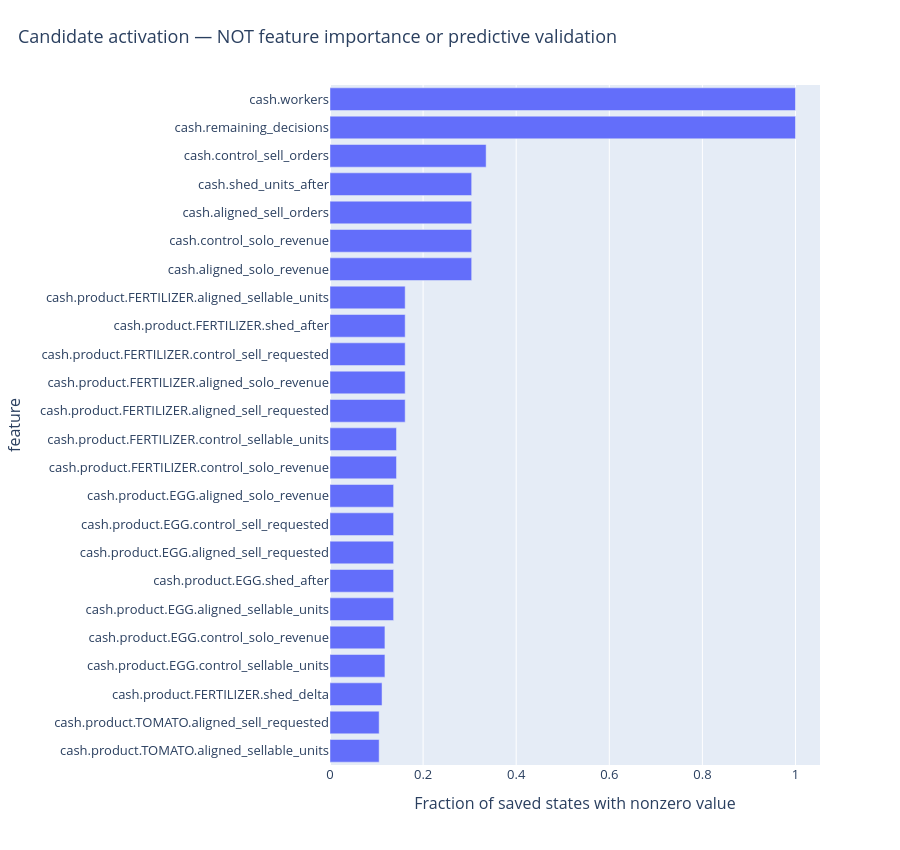

The cell this chart's notebook holds for it:
### Markdown cell above
### 9 · Activation, not feature importance
Constant or highly redundant fields can be useful accounting invariants but are not evidence of predictive contribution. A learned scorer has not been fitted. The worker-domain restriction of the old callback also remains; the separate workforce extractor does not remove it from the agent.

### Code cell
figures[5].show()
display(Markdown('**Research remains open.** ' + ' '.join(report['limitations'])))

### Figure 1 — Plotly figure (JSON) as saved in the notebook; plotly's stock layout.template omitted (floating-point values rounded to 4 significant figures)
{"data": [{"customdata": [[3], [3], [6], [4], [5], [4], [4], [4], [4], [5], [10], [7], [7], [11], [7], [7], [7], [22], [22], [6], [12], [6], [23], [4]], "hovertemplate": "Fraction of saved states with nonzero value=%{x}<br>feature=%{y}<br>distinct_values=%{customdata[0]}<extra></extra>", "legendgroup": "", "marker": {"color": "#636efa", "pattern": {"shape": ""}}, "name": "", "orientation": "h", "showlegend": false, "textposition": "auto", "type": "bar", "x": [0.1056, 0.1056, 0.1118, 0.118, 0.118, 0.1366, 0.1366, 0.1366, 0.1366, 0.1366, 0.1429, 0.1429, 0.1615, 0.1615, 0.1615, 0.1615, 0.1615, 0.3043, 0.3043, 0.3043, 0.3043, 0.3354, 1.0, 1.0], "xaxis": "x", "y": ["cash.product.TOMATO.aligned_sellable_units", "cash.product.TOMATO.aligned_sell_requested", "cash.product.FERTILIZER.shed_delta", "cash.product.EGG.control_sellable_units", "cash.product.EGG.control_solo_revenue", "cash.product.EGG.aligned_sellable_units", "cash.product.EGG.shed_after", "cash.product.EGG.aligned_sell_requested", "cash.product.EGG.control_sell_requested", "cash.product.EGG.aligned_solo_revenue", "cash.product.FERTILIZER.control_solo_revenue", "cash.product.FERTILIZER.control_sellable_units", "cash.product.FERTILIZER.aligned_sell_requested", "cash.product.FERTILIZER.aligned_solo_revenue", "cash.product.FERTILIZER.control_sell_requested", "cash.product.FERTILIZER.shed_after", "cash.product.FERTILIZER.aligned_sellable_units", "cash.aligned_solo_revenue", "cash.control_solo_revenue", "cash.aligned_sell_orders", "cash.shed_units_after", "cash.control_sell_orders", "cash.remaining_decisions", "cash.workers"], "yaxis": "y"}], "layout": {"barmode": "relative", "font": {"size": 13}, "height": 850, "legend": {"tracegroupgap": 0}, "margin": {"b": 85, "l": 330, "t": 85}, "title": {"text": "Candidate activation — NOT feature importance or predictive validation", "x": 0.02}, "xaxis": {"anchor": "y", "domain": [0, 1], "title": {"text": "Fraction of saved states with nonzero value"}}, "yaxis": {"anchor": "x", "domain": [0, 1], "title": {"text": "feature"}}}}
